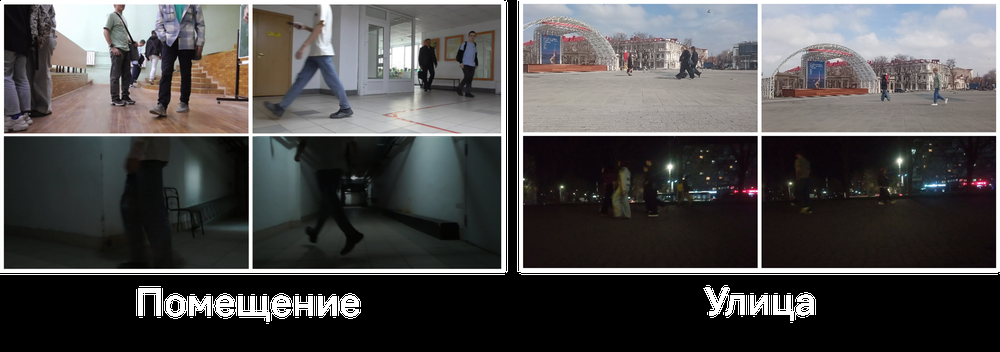
#> input picture images/dataset.png, 1000 x 352 px, shrunk from 3126 x 1099 before the run; its folder holds only this picture in this run
$ python -i proc_night_photos.py   (imports and definitions only)
#> lines starting #> are read from the running program, lines starting #| are printed output that depends on the picture
import cv2
import numpy as np
import os
from tqdm import tqdm

def get_gamma_lut(gamma=1.8):
#> further down, picture is the input picture: shape (352, 1000, 3); mean B, G, R 76.3, 76.5, 77.9
    inv_gamma = 1.0 / gamma
    return np.array([((i / 255.0) ** inv_gamma) * 255 for i in np.arange(256)]).astype("uint8")

GAMMA_LUT = get_gamma_lut(1.8)
CLAHE = cv2.createCLAHE(clipLimit=3.0, tileGridSize=(8,8))

def increase_clarity(image):

    img = cv2.LUT(image, GAMMA_LUT)

    img = cv2.bilateralFilter(img, 5, 65, 65)

    lab = cv2.cvtColor(img, cv2.COLOR_BGR2LAB)
#> lab: shape (352, 1000, 3); mean of channels 0, 1, 2 110.8, 128.8, 128.5
    l, a, b = cv2.split(lab)
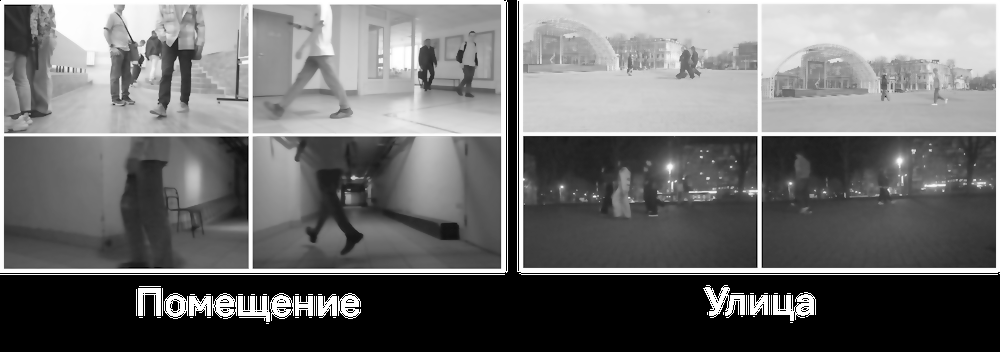
#> l: shape (352, 1000); min 0, max 255, mean 110.8
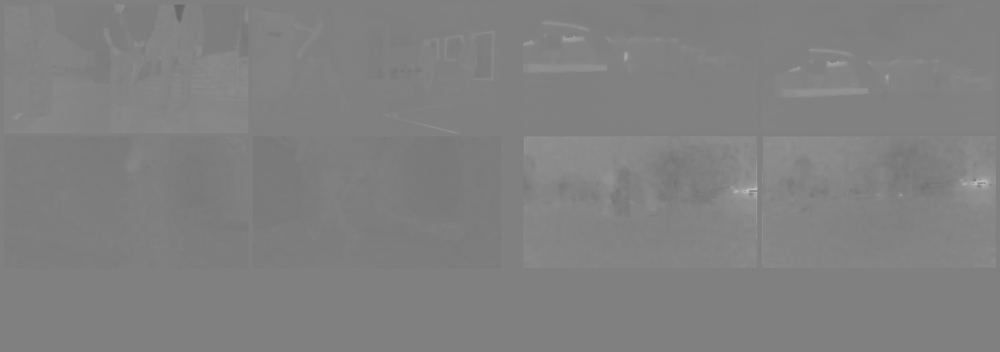
#> a: shape (352, 1000); min 103, max 191, mean 128.8
    l = CLAHE.apply(l)
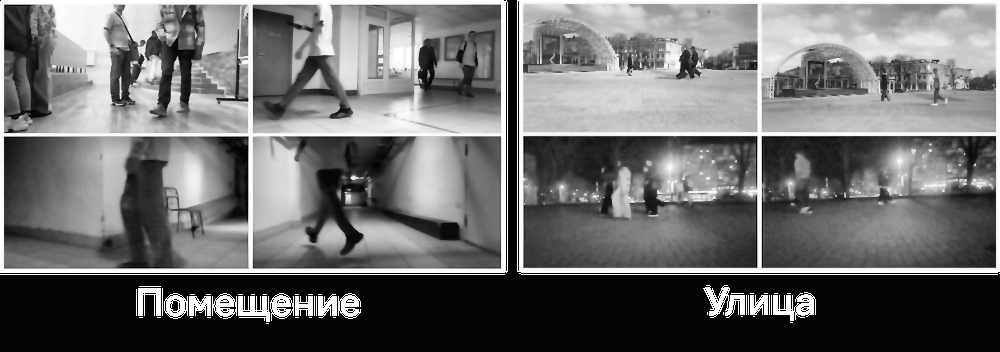
#> l: shape (352, 1000); min 0, max 255, mean 109.6
    img = cv2.cvtColor(cv2.merge((l, a, b)), cv2.COLOR_LAB2BGR)
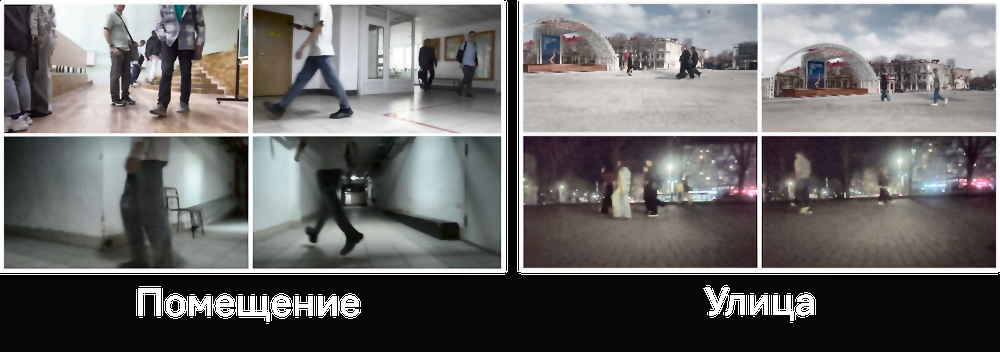
#> img: shape (352, 1000, 3); mean B, G, R 105, 105.5, 107.1

    gaussian = cv2.GaussianBlur(img, (0, 0), 1.0)
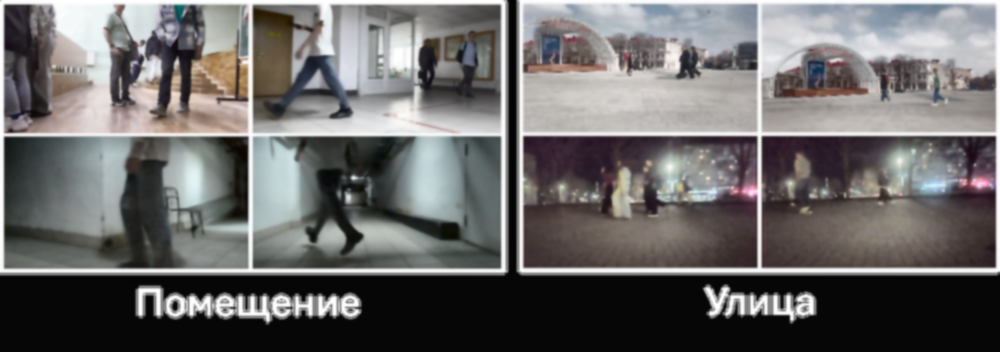
#> gaussian: shape (352, 1000, 3); mean B, G, R 105, 105.5, 107.1
    img = cv2.addWeighted(img, 1.6, gaussian, -0.6, 0)

    hsv = cv2.cvtColor(img, cv2.COLOR_BGR2HSV)
#> hsv: shape (352, 1000, 3); mean H, S, V 49.1, 23.2, 110.1
    h, s, v = cv2.split(hsv)
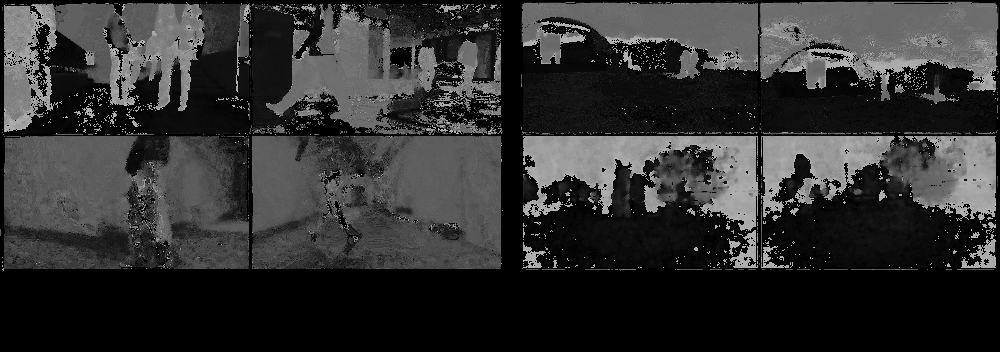
#> h: shape (352, 1000); min 0, max 179, mean 49.1
    s = cv2.multiply(s, 0.8)
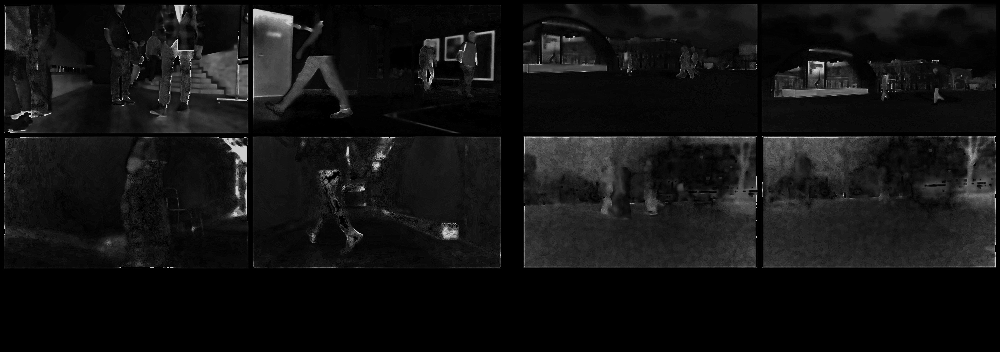
#> s: shape (352, 1000); min 0, max 204, mean 18.5
    img = cv2.cvtColor(cv2.merge((h, s, v)), cv2.COLOR_HSV2BGR)

    return img

def process_directory(input_dir, output_dir):
    if not os.path.exists(output_dir):
        os.makedirs(output_dir)

    extensions = ('.jpg', '.jpeg', '.png', '.bmp', '.webp')
    files = [f for f in os.listdir(input_dir) if f.lower().endswith(extensions)]

    if not files:
        print(f"В папке {input_dir} фото не найдены.")
        return

    for filename in tqdm(files, desc="Обработка"):
        input_path = os.path.join(input_dir, filename)
        output_path = os.path.join(output_dir, filename)

        image = cv2.imread(input_path)
        if image is None:
            continue

        processed_image = increase_clarity(image)

        cv2.imwrite(output_path, processed_image)

    print(f"\nГотово! Обработанные фото сохранены в: {output_dir}")

# [5 lines not run here, left out]

>>> import cv2
>>> picture = cv2.imread('../../images/dataset.png')
>>> result = increase_clarity(picture)

$ run again, on images/main.png
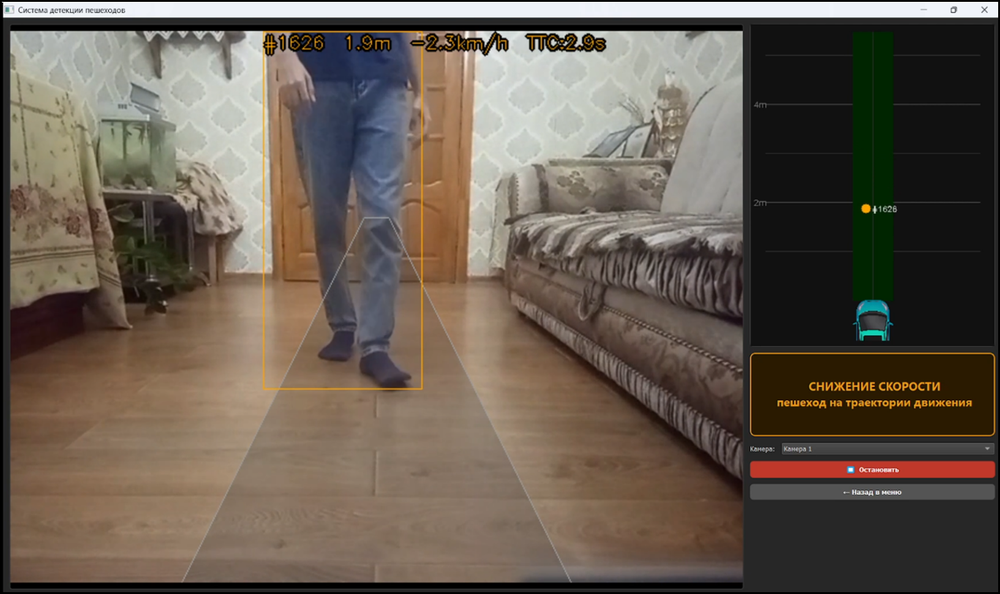
#> input picture images/main.png, 1000 x 594 px, shrunk from 1633 x 970 before the run
#> picture is the input picture: shape (594, 1000, 3); mean B, G, R 81.2, 92.5, 103.6
#> lab: shape (594, 1000, 3); mean of channels 0, 1, 2 144, 129.5, 135.7
#> hsv: shape (594, 1000, 3); mean H, S, V 28.3, 48.7, 137.6
#> in increase_clarity, `h, s, v = cv2.split(hsv)`:
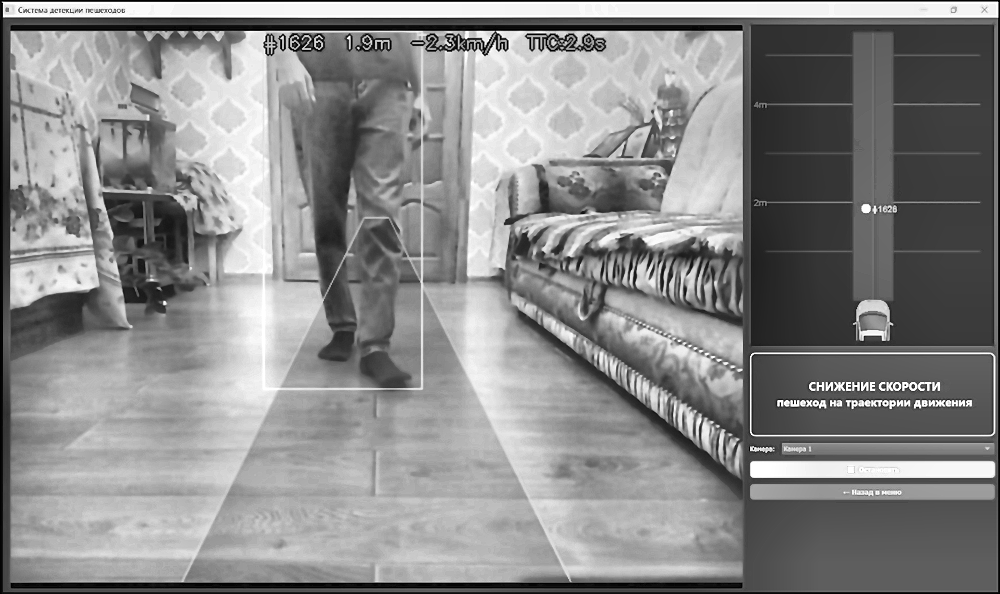
#> v: shape (594, 1000); min 0, max 255, mean 137.6
#> in increase_clarity, `s = cv2.multiply(s, 0.8)`:
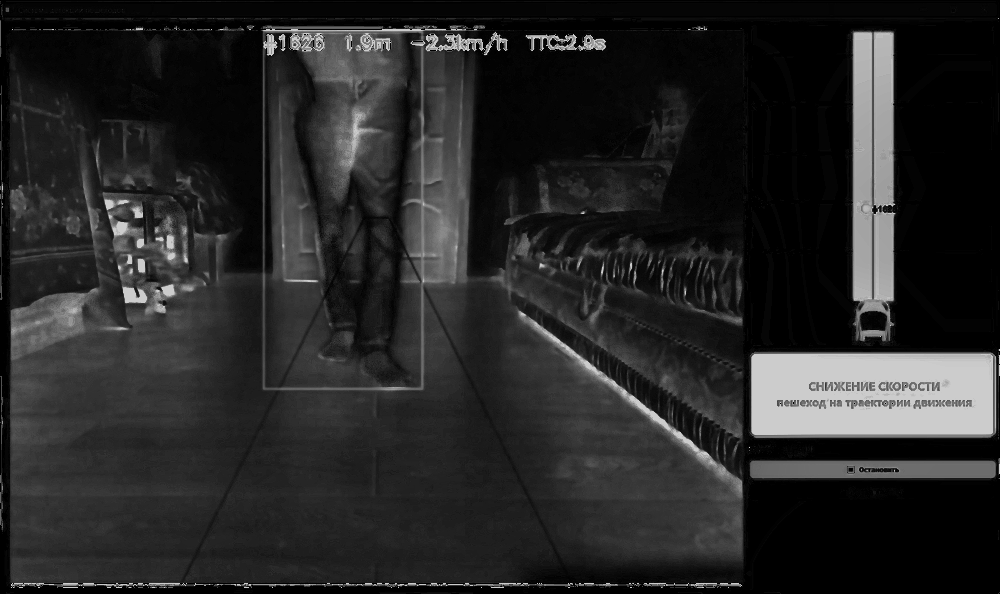
#> s: shape (594, 1000); min 0, max 204, mean 38.9
